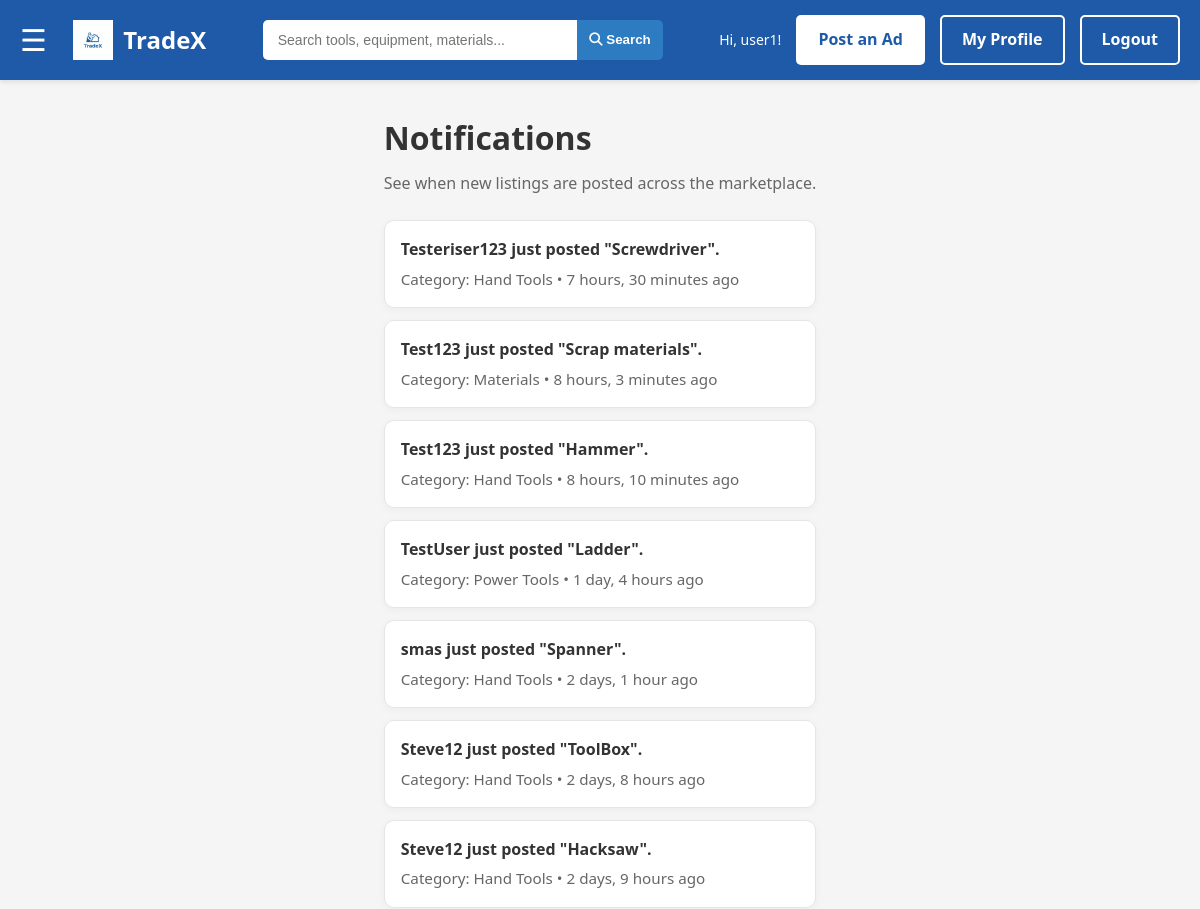
Page /notifications/ (signed in, upper part) on the earlier database version.
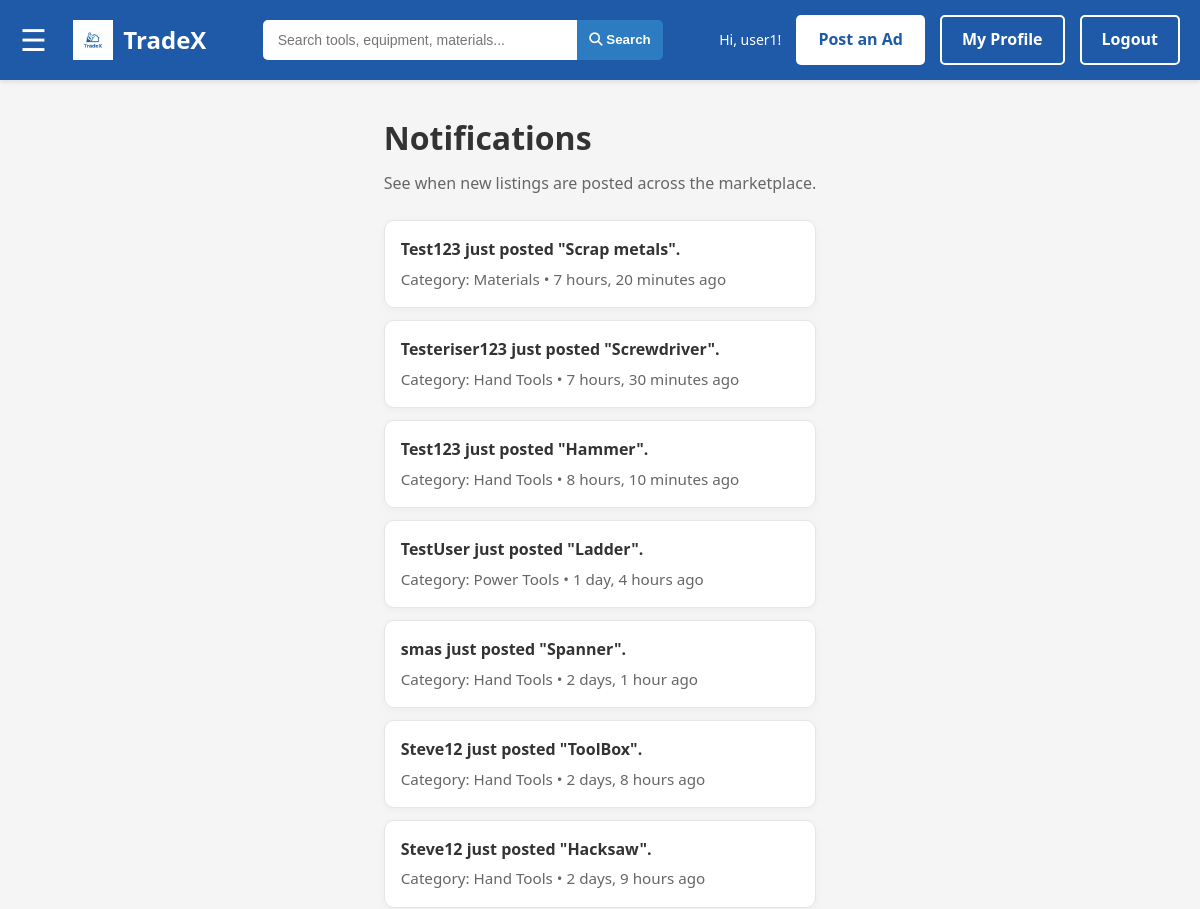
Same page on the later database version.
### myapp/models.py (models this page shows, shortened)
class User(models.Model):
    username = models.CharField(max_length=50, unique=True)
    email = models.EmailField(unique=True)
    password_hash = models.CharField(max_length=255)
    profile_photo = models.ImageField(upload_to="profiles/", null=True, blank=True)
    credits_balance = models.IntegerField(default=0)
    created_at = models.DateTimeField(auto_now_add=True)

class Listing(models.Model):
    title = models.CharField(max_length=50)
    description = models.CharField(max_length=200)
    price = models.DecimalField(max_digits=20, decimal_places=2)
    createdDate = models.DateTimeField(auto_now_add=True)
    user = models.ForeignKey(User, on_delete=models.CASCADE)
    creditAccount = models.ForeignKey(CreditAccount, on_delete=models.CASCADE)
    location = models.ForeignKey(Location, on_delete=models.CASCADE)
    category = models.ForeignKey('Category', on_delete=models.CASCADE)
    condition = models.CharField(max_length=10, choices=MaterialCondition.choices)
    status = models.CharField(max_length=10, choices=ListingStatus.choices)
    credit_awarded_on_sale = models.BooleanField(default=False)

class Category(models.Model):
    name = models.CharField(max_length=100)

### myapp/views.py (the view)
# urls.py: path("notifications/", views.notifications, name="notifications"),
def notifications(request):
    profile_user = _get_profile_user(request)
    if not profile_user:
        return redirect("login")
    recent_listings = (
        Listing.objects.select_related("user", "category")
        .order_by("-createdDate")[:50]
    )
    notifications_feed = []
    for listing in recent_listings:
        notifications_feed.append(
            {
                "listing_id": listing.id,
                "title": listing.title,
                "seller": listing.user.username,
                "category": listing.category.name,
                "created_at": listing.createdDate,
                "is_own_listing": listing.user_id == profile_user.id,
            }
        )
    return render(
        request,
        "profile/notifications.html",
        {**get_nav_context(request), "notifications": notifications_feed},
    )

### myapp/views.py (called while the page is built)
def _get_profile_user(request):
    user_id = request.session.get("user_id")
    profile_user = None
    if user_id:
        profile_user = User.objects.filter(id=user_id).first()
    if not profile_user and request.user.is_authenticated:
        profile_user = User.objects.filter(username=request.user.username).first()
        if profile_user:
            request.session["user_id"] = profile_user.id
    return profile_user

def get_nav_context(request):
    user_id = request.session.get("user_id")
    user = None
    if user_id:
        try:
            user = User.objects.get(id=user_id)
        except User.DoesNotExist:
            pass
    return {"user_id": user_id, "user": user}

### myapp/templates/profile/notifications.html (shortened to what this page needs)
{% load static %}
<!DOCTYPE html>
<html lang="en">
<head>
    <link rel="stylesheet" href="{% static 'profile/profile.css' %}">
    <link rel="stylesheet" href="{% static 'styles/styles.css' %}">
    <link rel="stylesheet" href="{% static 'home/home.css' %}">
    <link rel="stylesheet" href="https://cdnjs.cloudflare.com/ajax/libs/font-awesome/6.4.0/css/all.min.css">
</head>
<body>
    {% include 'home/navbar.html' %}
        <main class="container" style="padding: 2rem 1rem; min-height: 50vh;">
        <h1 style="margin-bottom: 0.5rem;">Notifications</h1>
        <p style="margin-top: 0; color: #666;">See when new listings are posted across the marketplace.</p>
        {% if notifications %}
            <div style="display: grid; gap: 0.75rem; margin-top: 1.5rem;">
                {% for item in notifications %}
                    <a href="{% url 'product_details' item.listing_id %}" style="text-decoration: none; color: inherit;">
                        <article style="background: #fff; border: 1px solid #e6e6e6; border-radius: 10px; padding: 1rem; box-shadow: 0 2px 8px rgba(0,0,0,0.04);">
                            <p style="margin: 0 0 0.25rem 0; font-weight: 700;">
                                {% if item.is_own_listing %}
                                    Your listing "{{ item.title }}" is now live.
                                {% else %}
                                    {{ item.seller }} just posted "{{ item.title }}".
                                {% endif %}
                            </p>
                            <p style="margin: 0; color: #666; font-size: 0.95rem;">
                                Category: {{ item.category }} • {{ item.created_at|timesince }} ago
                            </p>
                        </article>
                    </a>
                {% endfor %}
            </div>
        {% else %}
            <p style="margin-top: 1.25rem;">No listings have been posted yet.</p>
        {% endif %}
    </main>
</body>
</html>

Differences in the rows shown:
removed Listing: title "Scrap materials", created_at "8 hours, 3 minutes"
added Listing: title "Scrap metals", created_at "7 hours, 20 minutes"
Other differences:
new list line: "Test123"
new list line: "just posted \" \". Category: • ago"
new list line: "Materials"
list line gone: "Test123"
list line gone: "just posted \" \". Category: • ago"
list line gone: "Materials"
